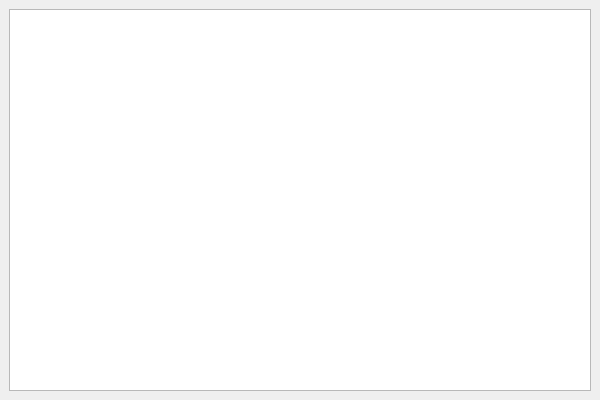
<?xml version="1.0" encoding="UTF-8"?>
<ui version="4.0">
 <class>MyList</class>
 <widget class="QMainWindow" name="MyList">
  <property name="geometry">
   <rect>
    <x>0</x>
    <y>0</y>
    <width>600</width>
    <height>400</height>
   </rect>
  </property>
  <property name="minimumSize">
   <size>
    <width>600</width>
    <height>400</height>
   </size>
  </property>
  <property name="maximumSize">
   <size>
    <width>16777215</width>
    <height>16777215</height>
   </size>
  </property>
  <property name="windowTitle">
   <string>MySQL Viewer</string>
  </property>
  <widget class="QWidget" name="centralwidget">
   <layout class="QHBoxLayout" name="horizontalLayout">
    <item>
     <widget class="QTableWidget" name="tableWidget">
      <property name="minimumSize">
       <size>
        <width>500</width>
        <height>300</height>
       </size>
      </property>
      <property name="sizeIncrement">
       <size>
        <width>500</width>
        <height>300</height>
       </size>
      </property>
      <property name="styleSheet">
       <string notr="true"/>
      </property>
     </widget>
    </item>
   </layout>
  </widget>
  <widget class="QMenuBar" name="menubar">
   <property name="geometry">
    <rect>
     <x>0</x>
     <y>0</y>
     <width>600</width>
     <height>26</height>
    </rect>
   </property>
  </widget>
 </widget>
 <resources/>
 <connections/>
</ui>
